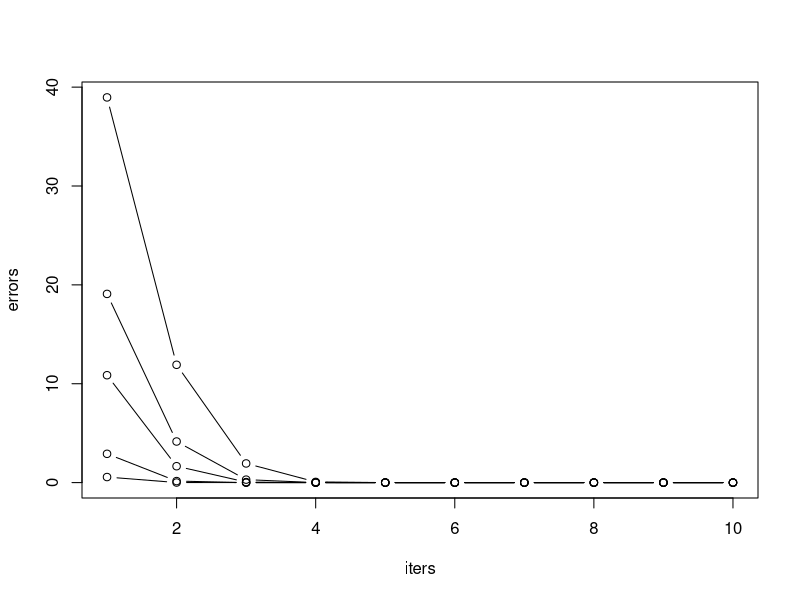

Reproduce this figure in R.
x <- 612
guesses <- c(5,10,20,40,80)
iters <- 1:10
firstplot = TRUE
for (i.guess in guesses) {
    errors <- matrix(0,1,length(iters)) # initialize array of 0s
    for (i.iters in iters) {
        cat("testing ",iters[i.iters],"iterations with initial guess ", i.guess)
        i <- 0
        xi <- i.guess
        while (i < iters[i.iters]) {
            xi <- xi - ((xi*xi)-x) / (2*xi)
            i <- i + 1
        }
        cat("after",i,"iterations, sqrt(",x,") = ",xi,"\n")
        err <- xi - sqrt(x)
        errors[i.iters] = err
        cat("the error is ", err,"\n")
    }
    if (firstplot) {
        plot(iters, errors, type="b")
        firstplot = FALSE
    }
    else {
        lines(iters, errors, type="b")
    }
}
